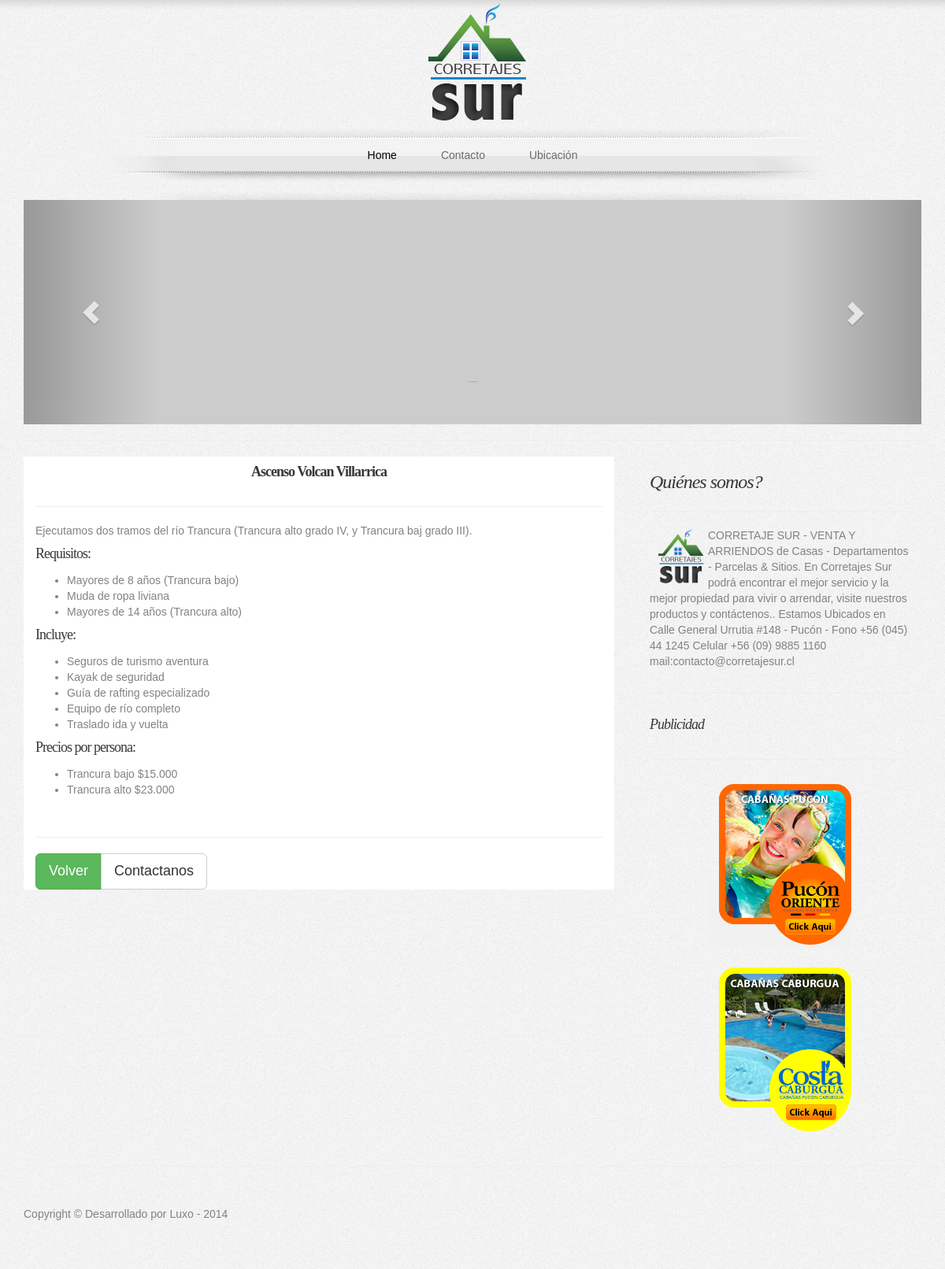
/fuentes/detalleActividad.php?id=2, run on the app's committed database.
### tables this page shows
create table TBL_ACTIVIDAD
(
   ID_ACTIVIDAD         int not null,
   ID_TIPO_ACTIVIDAD    int,
   NOMBRE_ACTIVIDAD     varchar(100),
   RESUMEN              varchar(1000),
   DESCRIPCION          varchar(80000),
   IMAGEN_RESUMEN       varchar(300),
   IMAGEN_RESUMEN_CHICA varchar(300),
   URL_WEB              varchar(300),
   ACTIVA               bit,
   primary key (ID_ACTIVIDAD)
);

### fuentes/detalleActividad.php (the view, shortened to what this page needs)
<?php
include 'header.php';
$idActividad = $_GET["id"];
$obj = new Utilidades($V_HOST,$V_USER,$V_PASS,$V_BBDD);
$actividad = $obj->ObtenerActividad($idActividad);
?>
<div class="row">
	<div class="col-lg-12">
	<div id="carousel-example-generic" class="carousel slide" data-ride="carousel">
	  <div class="carousel-inner">
	    <?php
        echo $obj->GeneraGaleriaActividad($idActividad);
	    ?>
	  </div>
	  <a class="left carousel-control" href="#carousel-example-generic" role="button" data-slide="prev">
		<span class="glyphicon glyphicon-chevron-left"></span>
	  </a>
	  <a class="right carousel-control" href="#carousel-example-generic" role="button" data-slide="next">
		<span class="glyphicon glyphicon-chevron-right"></span>
	  </a>
	</div>
	</div>
</div>
<hr>
<div class="row">
	<div class="col-md-8">
		<div class="container-fluid">
			<div class="row">
				<div class="col-lg-12 col-md-12 col-sm-12 col-xs-12" id="divDetalle">
					<h4><p class="text-center"><strong><?php echo $actividad["NOMBRE_ACTIVIDAD"] ?></strong></p></h4>
					<hr>
					<?php echo $actividad["DESCRIPCION"] ?>
					<div>
					</div>
					<hr>
					<div class="btn-group btn-group-lg">
					  <button type="button" class="btn btn-success" onclick="volver();">Volver</button>
					  <button type="button" class="btn btn-default" onclick="irContacto();" >Contactanos</button>
					</div>
				</div>
			</div>
		</div>
	</div>
<?php
include 'publicidad.php';
?>
</div>
<?php
include 'footer.php';
?>

### fuentes/config/comunes.php (shortened to what this page needs)
<?php
class Utilidades
{
    private $V_HOST;
    private $V_USER;
    private $V_PASS;
    private $V_BBDD;
    function __construct($V_HOST="localhost", $V_USER="go-pucon", $V_PASS="go-pucon", $V_BBDD="go-pucon")
    {
        $this->V_HOST=$V_HOST;
        $this->V_USER=$V_USER;
        $this->V_PASS=$V_PASS;
        $this->V_BBDD=$V_BBDD;
    }
    public function GeneraGaleriaActividad($idActividad = "0") {
        $html  = "";
        $mySqli = new mysqli($this->V_HOST, $this->V_USER, $this->V_PASS, $this->V_BBDD);
        $query = "SELECT URL_IMAGEN, ES_PRINCIPAL
                  FROM TBL_IMAGEN WHERE ID_ACTIVIDAD = $idActividad";
		$mySqli->set_charset("utf8");
        $res = $mySqli -> query($query);
        if ($mySqli -> affected_rows > 0) {
            while ($row = $res -> fetch_assoc()) {
                if ($row["ES_PRINCIPAL"] == "1") {
                    $html .= "<div class=\"item active\">";
                } else {
                    $html .= "<div class=\"item\">";
                }
                $html .= "<img src=\"".$row["URL_IMAGEN"]."\" alt='' class='img-responsive'>";
                $html .= "</div>";
             }
        } else {
            $html  = "<div class=\"item active\">
                      <img src=\"http://placehold.it/1200x300\" alt='' class='img-responsive'>
                      <div class=\"carousel-caption\">
                        ...
                      </div>
                    </div>";
        }
        return $html;
    }
    public function ObtenerActividad($idActividad = "0") {
        $mySqli = new mysqli($this->V_HOST, $this->V_USER, $this->V_PASS, $this->V_BBDD);
        $query = "SELECT ID_ACTIVIDAD, ID_TIPO_ACTIVIDAD, NOMBRE_ACTIVIDAD, RESUMEN, DESCRIPCION,
                         IMAGEN_RESUMEN, IMAGEN_RESUMEN_CHICA, URL_WEB
                  FROM TBL_ACTIVIDAD WHERE ID_ACTIVIDAD = $idActividad AND ACTIVA = 1";
        $mySqli->set_charset("utf8");
        $res = $mySqli -> query($query);
        if ($mySqli -> affected_rows > 0) {
            while ($row = $res -> fetch_assoc()) {
                return $row;
            }
        } else {
            return FALSE;
        }
    }
    public function GeneraPublicidad() {
        $html  = "";
        $mySqli = new mysqli($this->V_HOST, $this->V_USER, $this->V_PASS, $this->V_BBDD);
        $query = "SELECT URL_WEB, IMAGEN_RESUMEN
                  FROM TBL_ACTIVIDAD WHERE ID_TIPO_ACTIVIDAD = 2 OR ID_TIPO_ACTIVIDAD = 3";
        $mySqli->set_charset("utf8");
        $res = $mySqli -> query($query);
        if ($mySqli -> affected_rows > 0) {
            while ($row = $res -> fetch_assoc()) {
                $html .= "<div class=\"col-md-12\">";
                $html .= "<div class=\"text-center\" >";
                $html .= "<img src=\"".$row["IMAGEN_RESUMEN"]."\" alt='' onclick=\"irA('".$row["URL_WEB"]."');\">";
                $html .= "</div></div>";
                $html .= "<div class=\"col-md-12\">&nbsp;</div>";
            }
        }
        return $html;
    }
}
?>

### fuentes/css/heroic-features.css (style rules this page uses)
body { padding-top: 70px; }

### fuentes/css/styles.css (style rules this page uses)
h1, h2, h3, h4, h5, h6 { padding-bottom: 5px; color: #373737; letter-spacing: -1px; line-height: 1em; font-weight: normal; font-family: Georgia, serif; }

### fuentes/header.php (style rules this page uses)
body { font-family: 'Droid Sans', Arial, Verdana, sans-serif; color: #828282; background: #f6f6f6 url(css/imagenes/body-bg.jpg); padding-top:0px; margin-top: 0px; }

### fuentes/detalleActividad.php (style rules this page uses)
.carousel-inner img { height: 100%; width: 100%; }
#divDetalle { background-color: #FFFFFF; }

### data on the page
tbl_actividad: NOMBRE_ACTIVIDAD "Ascenso Volcan Villarrica", DESCRIPCION "Ejecutamos dos tramos del río Trancura (Trancura alto grado IV, y Trancura baj grado III). Requisitos: Mayores de 8 años (Trancura bajo) Muda de ropa liviana Mayores de 14 años (Trancura alto) Incluye: Seguros de turismo aventura Kayak de seguridad Guía de rafting especializado Equipo de río completo Traslado ida y vuelta Precios por persona: Trancura bajo $15.000 Trancura alto $23.000"
tbl_actividad: IMAGEN_RESUMEN (picture)
tbl_actividad: IMAGEN_RESUMEN (picture)
